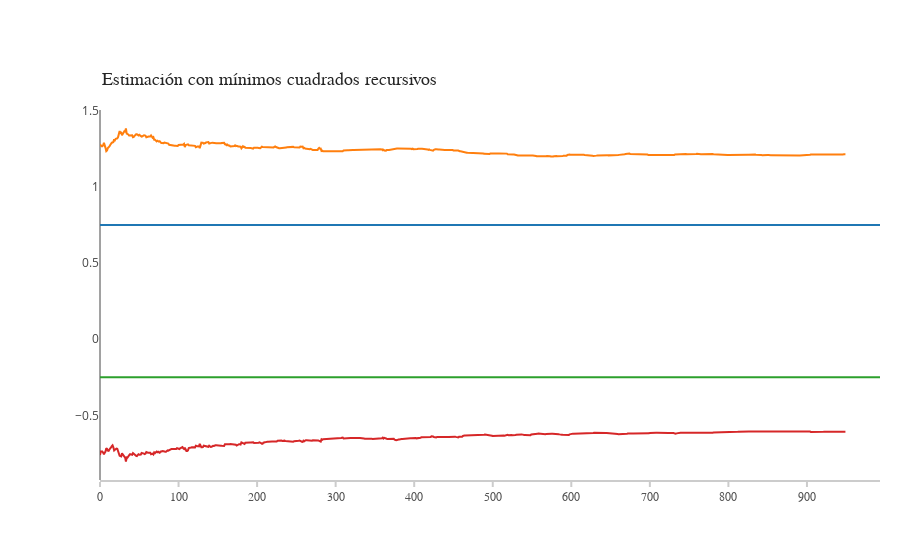

The notebook cell this image was saved under:
### Code cell
trace = go.Scatter(
    y = a1,
    x = np.arange(nobs),
    name = 'Parametro a1')

trace1 = go.Scatter(
    y = c1,
    x = np.arange(nobs),
    name = 'Estimacion a1')

trace2 = go.Scatter(
    y = a2,
    x = np.arange(nobs),
    name = 'Parametro a2')

trace3 = go.Scatter(
    y = c2,
    x = np.arange(nobs),
    name = 'Estimacion a2')

layout = go.Layout(
    xaxis=dict(
        showline=True,
        showgrid=False,
        showticklabels=True,
        linecolor='rgb(204, 204, 204)',
        linewidth=2,
        ticks='outside',
        tickcolor='rgb(204, 204, 204)',
        tickwidth=2,
        ticklen=5,
        tickfont=dict(
            family='Arial',
            size=12,
            color='rgb(82, 82, 82)',
        ),
    ),
    yaxis=dict(
        showgrid=False,
        zeroline=False,
        showline=False,
        showticklabels=True,
    ),
    autosize=False,
    margin=dict(
        autoexpand=False,
        l=100,
        r=20,
        t=110,
    )
)

annotations = []
annotations.append(dict(xref='paper', yref='paper', x=0.0, y=1.05,
                              xanchor='left', yanchor='bottom',
                              text='Estimación con mínimos cuadrados recursivos',
                              font=dict(family='Arial',
                                        size=18,
                                        color='rgb(37,37,37)'),
                              showarrow=False))

layout['annotations'] = annotations

layout['annotations'] = annotations
traces = [trace, trace1, trace2, trace3]

fig = go.Figure(data=traces, layout=layout)
py.iplot(fig,filename='RLS')

### Figure 1 — Plotly figure (JSON) as saved in the notebook; plotly's stock layout.template omitted (floating-point values rounded to 4 significant figures; data arrays with more than 128 entries replaced by an {"elided": "..."} marker saying what was removed)
{"data": [{"name": "Parametro a1", "type": "scatter", "uid": "3d848e6d-79ba-43f9-928d-dfe63c61ec3c", "x": {"elided": "1000 int values"}, "y": {"elided": "994 float values"}}, {"name": "Estimacion a1", "type": "scatter", "uid": "e485c334-3c1d-4d91-b4de-097bc1c5f22a", "x": {"elided": "1000 int values"}, "y": {"elided": "950 float values"}}, {"name": "Parametro a2", "type": "scatter", "uid": "1e59eb17-d7a5-4cf9-8d28-4506c692af37", "x": {"elided": "1000 int values"}, "y": {"elided": "994 float values"}}, {"name": "Estimacion a2", "type": "scatter", "uid": "03e9318e-17ad-4397-8d8b-104a83664ddf", "x": {"elided": "1000 int values"}, "y": {"elided": "950 float values"}}], "layout": {"annotations": [{"font": {"color": "rgb(37,37,37)", "family": "Arial", "size": 18}, "showarrow": false, "text": "Estimación con mínimos cuadrados recursivos", "x": 0, "xanchor": "left", "xref": "paper", "y": 1.05, "yanchor": "bottom", "yref": "paper"}], "autosize": false, "margin": {"autoexpand": false, "l": 100, "r": 20, "t": 110}, "xaxis": {"linecolor": "rgb(204, 204, 204)", "linewidth": 2, "showgrid": false, "showline": true, "showticklabels": true, "tickcolor": "rgb(204, 204, 204)", "tickfont": {"color": "rgb(82, 82, 82)", "family": "Arial", "size": 12}, "ticklen": 5, "ticks": "outside", "tickwidth": 2}, "yaxis": {"showgrid": false, "showline": false, "showticklabels": true, "zeroline": false}}}
